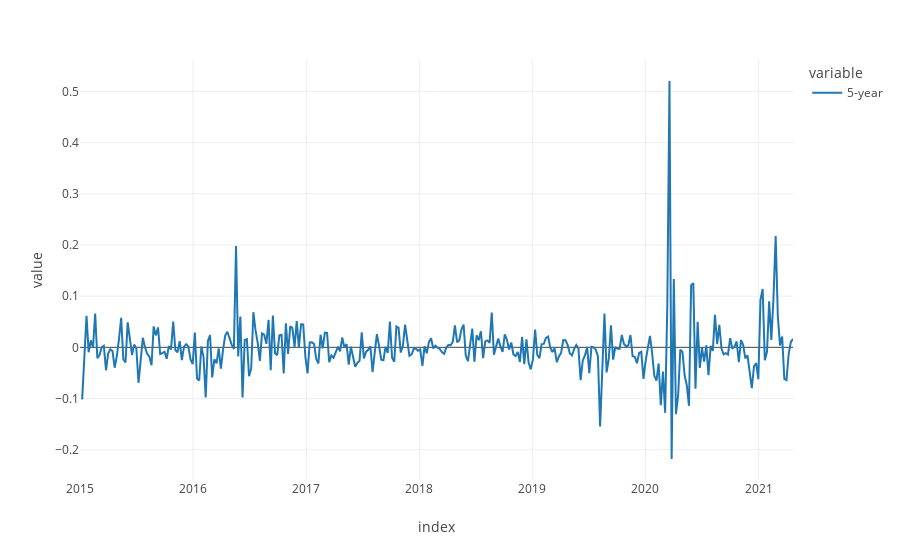

Write notebook code for a chart like this one.
### Code cell
dfs_yc[yc].loc[date_range]["5-year"].pct_change().plot()

### Figure 1 — Plotly figure (JSON) as saved in the notebook; plotly's stock layout.template omitted (floating-point values rounded to 4 significant figures; data arrays with more than 128 entries replaced by an {"elided": "..."} marker saying what was removed)
{"data": [{"hovertemplate": "variable=5-year<br>index=%{x}<br>value=%{y}<extra></extra>", "legendgroup": "5-year", "line": {"color": "#1F77B4", "dash": "solid"}, "mode": "lines", "name": "5-year", "orientation": "v", "showlegend": true, "type": "scatter", "x": {"elided": "330 str values"}, "xaxis": "x", "y": {"elided": "330 float values"}, "yaxis": "y"}], "layout": {"legend": {"title": {"text": "variable"}, "tracegroupgap": 0}, "margin": {"t": 60}, "xaxis": {"anchor": "y", "domain": [0, 1], "title": {"text": "index"}}, "yaxis": {"anchor": "x", "domain": [0, 1], "title": {"text": "value"}}}}
